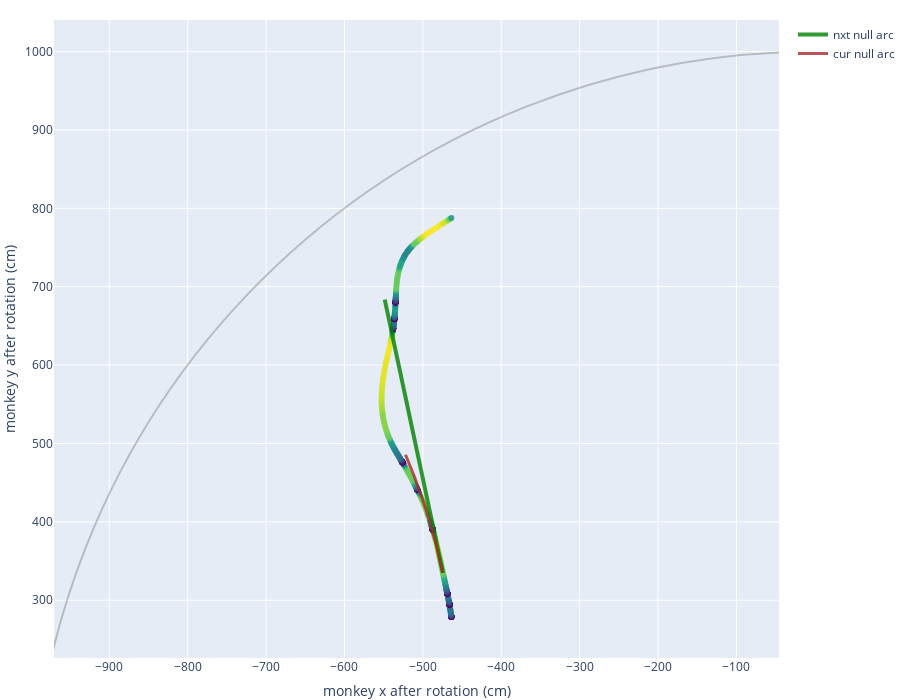

Notebook cell for this chart:
### Code cell
current_i = snf.make_individual_plotly_plots(current_i, max_num_plot_to_make=1, 
                                             **additional_plotting_kwargs)
